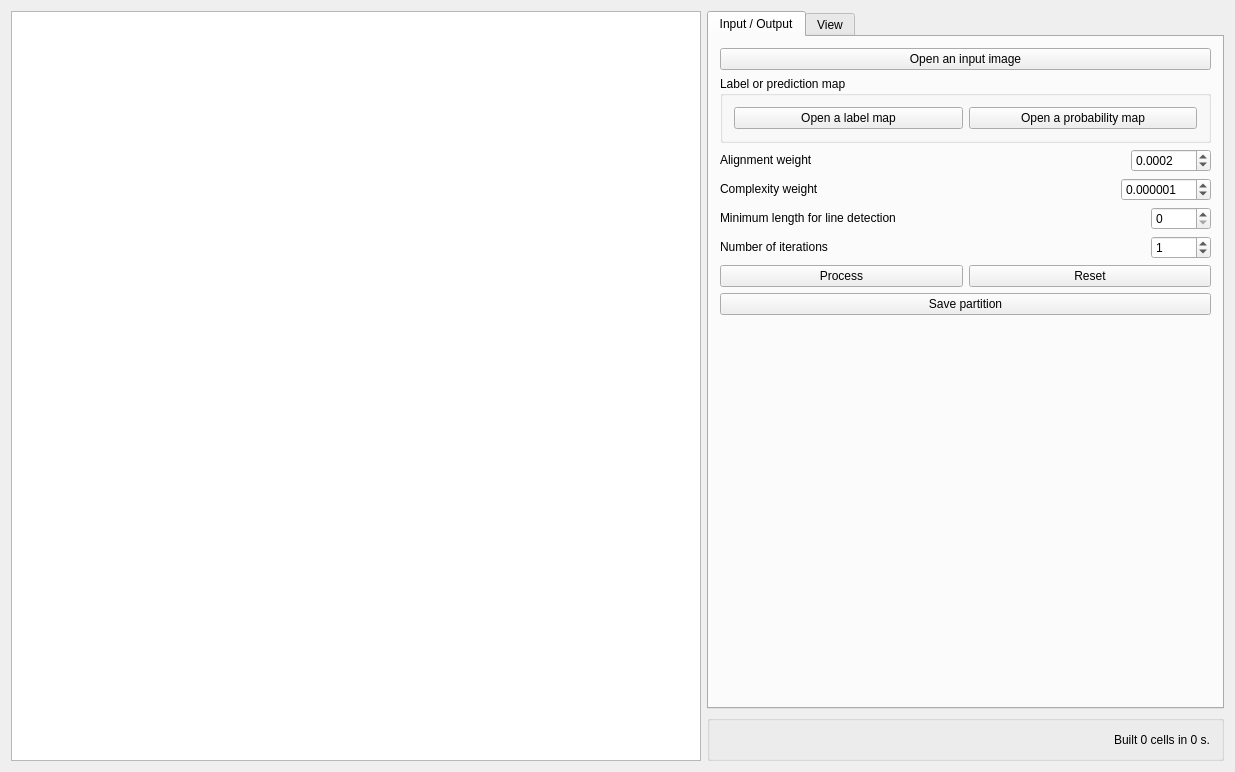
<?xml version="1.0" encoding="UTF-8"?>
<ui version="4.0">
 <class>Polygon_InterfaceClass</class>
 <widget class="QMainWindow" name="Polygon_InterfaceClass">
  <property name="windowModality">
   <enum>Qt::NonModal</enum>
  </property>
  <property name="geometry">
   <rect>
    <x>0</x>
    <y>0</y>
    <width>1235</width>
    <height>772</height>
   </rect>
  </property>
  <property name="windowTitle">
   <string>Polygon Approximation | Demo</string>
  </property>
  <widget class="QWidget" name="centralWidget">
   <property name="sizePolicy">
    <sizepolicy hsizetype="Preferred" vsizetype="Preferred">
     <horstretch>0</horstretch>
     <verstretch>0</verstretch>
    </sizepolicy>
   </property>
   <layout class="QHBoxLayout" name="horizontalLayout_15">
    <item>
     <layout class="QHBoxLayout" name="horizontalLayout_4" stretch="4,3">
      <property name="sizeConstraint">
       <enum>QLayout::SetMinimumSize</enum>
      </property>
      <item>
       <widget class="MyQGraphicsView" name="graphicsView">
        <property name="sizePolicy">
         <sizepolicy hsizetype="Preferred" vsizetype="Preferred">
          <horstretch>0</horstretch>
          <verstretch>0</verstretch>
         </sizepolicy>
        </property>
        <property name="minimumSize">
         <size>
          <width>400</width>
          <height>400</height>
         </size>
        </property>
        <property name="sizeAdjustPolicy">
         <enum>QAbstractScrollArea::AdjustToContents</enum>
        </property>
       </widget>
      </item>
      <item>
       <layout class="QVBoxLayout" name="verticalLayout_4" stretch="0,0">
        <property name="sizeConstraint">
         <enum>QLayout::SetDefaultConstraint</enum>
        </property>
        <item>
         <widget class="QTabWidget" name="tabWidget">
          <property name="sizePolicy">
           <sizepolicy hsizetype="Preferred" vsizetype="Preferred">
            <horstretch>0</horstretch>
            <verstretch>1</verstretch>
           </sizepolicy>
          </property>
          <property name="minimumSize">
           <size>
            <width>400</width>
            <height>500</height>
           </size>
          </property>
          <property name="autoFillBackground">
           <bool>false</bool>
          </property>
          <property name="tabPosition">
           <enum>QTabWidget::North</enum>
          </property>
          <property name="currentIndex">
           <number>0</number>
          </property>
          <widget class="QWidget" name="tab">
           <attribute name="title">
            <string>Input / Output</string>
           </attribute>
           <layout class="QVBoxLayout" name="verticalLayout_2">
            <item>
             <layout class="QHBoxLayout" name="horizontalLayout_2">
              <item>
               <widget class="QPushButton" name="pushButton_open">
                <property name="minimumSize">
                 <size>
                  <width>125</width>
                  <height>0</height>
                 </size>
                </property>
                <property name="maximumSize">
                 <size>
                  <width>16777215</width>
                  <height>300</height>
                 </size>
                </property>
                <property name="text">
                 <string>Open an input image</string>
                </property>
               </widget>
              </item>
             </layout>
            </item>
            <item>
             <layout class="QHBoxLayout" name="horizontalLayout_21">
              <item>
               <widget class="QGroupBox" name="groupBox_2">
                <property name="title">
                 <string>Label or prediction map</string>
                </property>
                <layout class="QHBoxLayout" name="horizontalLayout_28">
                 <item>
                  <widget class="QPushButton" name="pushButton_open_label">
                   <property name="sizePolicy">
                    <sizepolicy hsizetype="Minimum" vsizetype="Fixed">
                     <horstretch>1</horstretch>
                     <verstretch>0</verstretch>
                    </sizepolicy>
                   </property>
                   <property name="minimumSize">
                    <size>
                     <width>125</width>
                     <height>0</height>
                    </size>
                   </property>
                   <property name="maximumSize">
                    <size>
                     <width>16777215</width>
                     <height>300</height>
                    </size>
                   </property>
                   <property name="text">
                    <string>Open a label map</string>
                   </property>
                  </widget>
                 </item>
                 <item>
                  <widget class="QPushButton" name="pushButton_open_probability">
                   <property name="enabled">
                    <bool>true</bool>
                   </property>
                   <property name="sizePolicy">
                    <sizepolicy hsizetype="Minimum" vsizetype="Fixed">
                     <horstretch>1</horstretch>
                     <verstretch>0</verstretch>
                    </sizepolicy>
                   </property>
                   <property name="minimumSize">
                    <size>
                     <width>125</width>
                     <height>0</height>
                    </size>
                   </property>
                   <property name="maximumSize">
                    <size>
                     <width>16777215</width>
                     <height>300</height>
                    </size>
                   </property>
                   <property name="text">
                    <string>Open a probability map</string>
                   </property>
                  </widget>
                 </item>
                </layout>
               </widget>
              </item>
             </layout>
            </item>
            <item>
             <layout class="QHBoxLayout" name="horizontalLayout_3">
              <item>
               <widget class="QLabel" name="label_alignment_beta">
                <property name="sizePolicy">
                 <sizepolicy hsizetype="Minimum" vsizetype="Fixed">
                  <horstretch>1</horstretch>
                  <verstretch>0</verstretch>
                 </sizepolicy>
                </property>
                <property name="maximumSize">
                 <size>
                  <width>16777215</width>
                  <height>16777215</height>
                 </size>
                </property>
                <property name="text">
                 <string>Alignment weight</string>
                </property>
               </widget>
              </item>
              <item>
               <widget class="QDoubleSpinBox" name="doubleSpinBox_alignment_beta">
                <property name="enabled">
                 <bool>true</bool>
                </property>
                <property name="sizePolicy">
                 <sizepolicy hsizetype="Minimum" vsizetype="Fixed">
                  <horstretch>0</horstretch>
                  <verstretch>0</verstretch>
                 </sizepolicy>
                </property>
                <property name="minimumSize">
                 <size>
                  <width>80</width>
                  <height>0</height>
                 </size>
                </property>
                <property name="maximumSize">
                 <size>
                  <width>1000</width>
                  <height>60</height>
                 </size>
                </property>
                <property name="decimals">
                 <number>4</number>
                </property>
                <property name="maximum">
                 <double>1.000000000000000</double>
                </property>
                <property name="singleStep">
                 <double>0.000100000000000</double>
                </property>
                <property name="value">
                 <double>0.000200000000000</double>
                </property>
               </widget>
              </item>
             </layout>
            </item>
            <item>
             <layout class="QHBoxLayout" name="horizontalLayout_5">
              <item>
               <widget class="QLabel" name="label_prior_lambda">
                <property name="sizePolicy">
                 <sizepolicy hsizetype="Minimum" vsizetype="Fixed">
                  <horstretch>1</horstretch>
                  <verstretch>0</verstretch>
                 </sizepolicy>
                </property>
                <property name="maximumSize">
                 <size>
                  <width>16777215</width>
                  <height>16777215</height>
                 </size>
                </property>
                <property name="text">
                 <string>Complexity weight</string>
                </property>
               </widget>
              </item>
              <item>
               <widget class="QDoubleSpinBox" name="doubleSpinBox_prior_lambda">
                <property name="enabled">
                 <bool>true</bool>
                </property>
                <property name="sizePolicy">
                 <sizepolicy hsizetype="Minimum" vsizetype="Fixed">
                  <horstretch>0</horstretch>
                  <verstretch>0</verstretch>
                 </sizepolicy>
                </property>
                <property name="minimumSize">
                 <size>
                  <width>90</width>
                  <height>0</height>
                 </size>
                </property>
                <property name="maximumSize">
                 <size>
                  <width>1000</width>
                  <height>60</height>
                 </size>
                </property>
                <property name="decimals">
                 <number>6</number>
                </property>
                <property name="maximum">
                 <double>1.000000000000000</double>
                </property>
                <property name="singleStep">
                 <double>0.000001000000000</double>
                </property>
                <property name="value">
                 <double>0.000001000000000</double>
                </property>
               </widget>
              </item>
             </layout>
            </item>
            <item>
             <layout class="QHBoxLayout" name="horizontalLayout_25">
              <item>
               <widget class="QLabel" name="label_split_length_thresh">
                <property name="sizePolicy">
                 <sizepolicy hsizetype="Minimum" vsizetype="Fixed">
                  <horstretch>0</horstretch>
                  <verstretch>0</verstretch>
                 </sizepolicy>
                </property>
                <property name="maximumSize">
                 <size>
                  <width>16777215</width>
                  <height>16777215</height>
                 </size>
                </property>
                <property name="text">
                 <string>Minimum length for line detection</string>
                </property>
               </widget>
              </item>
              <item>
               <widget class="QDoubleSpinBox" name="doubleSpinBox_split_length_thresh">
                <property name="minimumSize">
                 <size>
                  <width>60</width>
                  <height>0</height>
                 </size>
                </property>
                <property name="maximumSize">
                 <size>
                  <width>60</width>
                  <height>16777215</height>
                 </size>
                </property>
                <property name="decimals">
                 <number>0</number>
                </property>
                <property name="maximum">
                 <double>10000.000000000000000</double>
                </property>
                <property name="singleStep">
                 <double>1.000000000000000</double>
                </property>
                <property name="value">
                 <double>0.000000000000000</double>
                </property>
               </widget>
              </item>
             </layout>
            </item>
            <item>
             <layout class="QHBoxLayout" name="horizontalLayout_19">
              <property name="sizeConstraint">
               <enum>QLayout::SetDefaultConstraint</enum>
              </property>
              <item>
               <widget class="QLabel" name="label_iterations">
                <property name="sizePolicy">
                 <sizepolicy hsizetype="Minimum" vsizetype="Fixed">
                  <horstretch>0</horstretch>
                  <verstretch>0</verstretch>
                 </sizepolicy>
                </property>
                <property name="maximumSize">
                 <size>
                  <width>16777215</width>
                  <height>16777215</height>
                 </size>
                </property>
                <property name="text">
                 <string>Number of iterations</string>
                </property>
               </widget>
              </item>
              <item>
               <widget class="QSpinBox" name="spinBox_iterations">
                <property name="minimumSize">
                 <size>
                  <width>60</width>
                  <height>0</height>
                 </size>
                </property>
                <property name="maximumSize">
                 <size>
                  <width>60</width>
                  <height>16777215</height>
                 </size>
                </property>
                <property name="minimum">
                 <number>0</number>
                </property>
                <property name="maximum">
                 <number>5000</number>
                </property>
                <property name="value">
                 <number>1</number>
                </property>
               </widget>
              </item>
             </layout>
            </item>
            <item>
             <layout class="QHBoxLayout" name="horizontalLayout_20">
              <item>
               <widget class="QPushButton" name="pushButton_merge_and_split">
                <property name="maximumSize">
                 <size>
                  <width>16777215</width>
                  <height>16777215</height>
                 </size>
                </property>
                <property name="text">
                 <string>Process</string>
                </property>
               </widget>
              </item>
              <item>
               <widget class="QPushButton" name="pushButton_merge_and_split_reset">
                <property name="maximumSize">
                 <size>
                  <width>16777215</width>
                  <height>16777215</height>
                 </size>
                </property>
                <property name="text">
                 <string>Reset</string>
                </property>
               </widget>
              </item>
             </layout>
            </item>
            <item>
             <layout class="QHBoxLayout" name="horizontalLayout_9">
              <item>
               <widget class="QPushButton" name="pushButton_save">
                <property name="enabled">
                 <bool>true</bool>
                </property>
                <property name="minimumSize">
                 <size>
                  <width>125</width>
                  <height>0</height>
                 </size>
                </property>
                <property name="maximumSize">
                 <size>
                  <width>16777215</width>
                  <height>300</height>
                 </size>
                </property>
                <property name="text">
                 <string>Save partition</string>
                </property>
               </widget>
              </item>
             </layout>
            </item>
            <item>
             <spacer name="verticalSpacer">
              <property name="orientation">
               <enum>Qt::Vertical</enum>
              </property>
              <property name="sizeHint" stdset="0">
               <size>
                <width>20</width>
                <height>40</height>
               </size>
              </property>
             </spacer>
            </item>
           </layout>
          </widget>
          <widget class="QWidget" name="tab_4">
           <attribute name="title">
            <string>View</string>
           </attribute>
           <layout class="QVBoxLayout" name="verticalLayout">
            <item>
             <layout class="QHBoxLayout" name="horizontalLayout_11">
              <item>
               <widget class="QCheckBox" name="checkBox_display_background">
                <property name="text">
                 <string>Display background image, alpha :</string>
                </property>
                <property name="checked">
                 <bool>false</bool>
                </property>
               </widget>
              </item>
              <item>
               <widget class="QDoubleSpinBox" name="doubleSpinBox_background_alpha">
                <property name="enabled">
                 <bool>false</bool>
                </property>
                <property name="minimumSize">
                 <size>
                  <width>60</width>
                  <height>0</height>
                 </size>
                </property>
                <property name="maximumSize">
                 <size>
                  <width>60</width>
                  <height>16777215</height>
                 </size>
                </property>
                <property name="maximum">
                 <double>1.000000000000000</double>
                </property>
                <property name="singleStep">
                 <double>0.100000000000000</double>
                </property>
                <property name="value">
                 <double>1.000000000000000</double>
                </property>
               </widget>
              </item>
             </layout>
            </item>
            <item>
             <layout class="QHBoxLayout" name="horizontalLayout_18">
              <item>
               <widget class="QCheckBox" name="checkBox_display_input_prediction">
                <property name="text">
                 <string>Display input label map, alpha :</string>
                </property>
               </widget>
              </item>
              <item>
               <widget class="QDoubleSpinBox" name="doubleSpinBox_prediction_alpha">
                <property name="enabled">
                 <bool>true</bool>
                </property>
                <property name="minimumSize">
                 <size>
                  <width>60</width>
                  <height>0</height>
                 </size>
                </property>
                <property name="maximumSize">
                 <size>
                  <width>60</width>
                  <height>16777215</height>
                 </size>
                </property>
                <property name="maximum">
                 <double>1.000000000000000</double>
                </property>
                <property name="singleStep">
                 <double>0.100000000000000</double>
                </property>
                <property name="value">
                 <double>0.000000000000000</double>
                </property>
               </widget>
              </item>
             </layout>
            </item>
            <item>
             <widget class="QCheckBox" name="checkBox_display_split_segments">
              <property name="text">
               <string>Detected segments</string>
              </property>
             </widget>
            </item>
            <item>
             <widget class="QCheckBox" name="checkBox_display_partition">
              <property name="enabled">
               <bool>true</bool>
              </property>
              <property name="text">
               <string>Partition</string>
              </property>
              <property name="checked">
               <bool>true</bool>
              </property>
             </widget>
            </item>
            <item>
             <widget class="QCheckBox" name="checkBox_display_next_operation">
              <property name="enabled">
               <bool>true</bool>
              </property>
              <property name="text">
               <string>Highlight next operation</string>
              </property>
              <property name="checked">
               <bool>false</bool>
              </property>
             </widget>
            </item>
            <item>
             <layout class="QHBoxLayout" name="horizontalLayout_16">
              <item>
               <widget class="QCheckBox" name="checkBox_display_colored_facets">
                <property name="text">
                 <string>Show facets, alpha :</string>
                </property>
               </widget>
              </item>
              <item>
               <widget class="QDoubleSpinBox" name="doubleSpinBox_colored_facets_alpha">
                <property name="minimumSize">
                 <size>
                  <width>60</width>
                  <height>0</height>
                 </size>
                </property>
                <property name="maximumSize">
                 <size>
                  <width>60</width>
                  <height>16777215</height>
                 </size>
                </property>
                <property name="maximum">
                 <double>1.000000000000000</double>
                </property>
                <property name="singleStep">
                 <double>0.100000000000000</double>
                </property>
                <property name="value">
                 <double>0.500000000000000</double>
                </property>
               </widget>
              </item>
             </layout>
            </item>
            <item>
             <layout class="QHBoxLayout" name="horizontalLayout_10"/>
            </item>
            <item>
             <layout class="QHBoxLayout" name="horizontalLayout_6">
              <item>
               <widget class="QLabel" name="label_line_width">
                <property name="text">
                 <string>Line width :</string>
                </property>
               </widget>
              </item>
              <item>
               <widget class="QDoubleSpinBox" name="doubleSpinBox_line_width">
                <property name="minimumSize">
                 <size>
                  <width>60</width>
                  <height>0</height>
                 </size>
                </property>
                <property name="maximumSize">
                 <size>
                  <width>60</width>
                  <height>16777215</height>
                 </size>
                </property>
                <property name="maximum">
                 <double>10.000000000000000</double>
                </property>
                <property name="singleStep">
                 <double>0.500000000000000</double>
                </property>
                <property name="value">
                 <double>1.000000000000000</double>
                </property>
               </widget>
              </item>
             </layout>
            </item>
            <item>
             <spacer name="verticalSpacer_3">
              <property name="orientation">
               <enum>Qt::Vertical</enum>
              </property>
              <property name="sizeHint" stdset="0">
               <size>
                <width>20</width>
                <height>40</height>
               </size>
              </property>
             </spacer>
            </item>
           </layout>
          </widget>
         </widget>
        </item>
        <item>
         <widget class="QGroupBox" name="groupBox_messages">
          <property name="enabled">
           <bool>true</bool>
          </property>
          <property name="sizePolicy">
           <sizepolicy hsizetype="Preferred" vsizetype="Preferred">
            <horstretch>0</horstretch>
            <verstretch>0</verstretch>
           </sizepolicy>
          </property>
          <property name="minimumSize">
           <size>
            <width>0</width>
            <height>0</height>
           </size>
          </property>
          <property name="maximumSize">
           <size>
            <width>16777215</width>
            <height>299</height>
           </size>
          </property>
          <layout class="QHBoxLayout" name="horizontalLayout_12">
           <property name="sizeConstraint">
            <enum>QLayout::SetMaximumSize</enum>
           </property>
           <item>
            <widget class="QLabel" name="label_process">
             <property name="sizePolicy">
              <sizepolicy hsizetype="Minimum" vsizetype="Preferred">
               <horstretch>0</horstretch>
               <verstretch>0</verstretch>
              </sizepolicy>
             </property>
             <property name="minimumSize">
              <size>
               <width>0</width>
               <height>15</height>
              </size>
             </property>
             <property name="maximumSize">
              <size>
               <width>16777215</width>
               <height>16777215</height>
              </size>
             </property>
             <property name="text">
              <string/>
             </property>
            </widget>
           </item>
           <item>
            <widget class="QLabel" name="label_message">
             <property name="sizePolicy">
              <sizepolicy hsizetype="Minimum" vsizetype="Preferred">
               <horstretch>0</horstretch>
               <verstretch>0</verstretch>
              </sizepolicy>
             </property>
             <property name="minimumSize">
              <size>
               <width>0</width>
               <height>15</height>
              </size>
             </property>
             <property name="maximumSize">
              <size>
               <width>16777215</width>
               <height>16777215</height>
              </size>
             </property>
             <property name="text">
              <string>Built 0 cells in 0 s.</string>
             </property>
             <property name="alignment">
              <set>Qt::AlignRight|Qt::AlignTrailing|Qt::AlignVCenter</set>
             </property>
            </widget>
           </item>
          </layout>
         </widget>
        </item>
       </layout>
      </item>
     </layout>
    </item>
   </layout>
  </widget>
 </widget>
 <layoutdefault spacing="6" margin="11"/>
 <customwidgets>
  <customwidget>
   <class>MyQGraphicsView</class>
   <extends>QGraphicsView</extends>
   <header>myqgraphicsview.h</header>
  </customwidget>
 </customwidgets>
 <tabstops>
  <tabstop>graphicsView</tabstop>
  <tabstop>pushButton_open</tabstop>
  <tabstop>checkBox_display_background</tabstop>
  <tabstop>doubleSpinBox_background_alpha</tabstop>
  <tabstop>checkBox_display_split_segments</tabstop>
  <tabstop>checkBox_display_partition</tabstop>
  <tabstop>checkBox_display_input_prediction</tabstop>
  <tabstop>doubleSpinBox_prediction_alpha</tabstop>
  <tabstop>doubleSpinBox_line_width</tabstop>
 </tabstops>
 <resources/>
 <connections/>
</ui>
